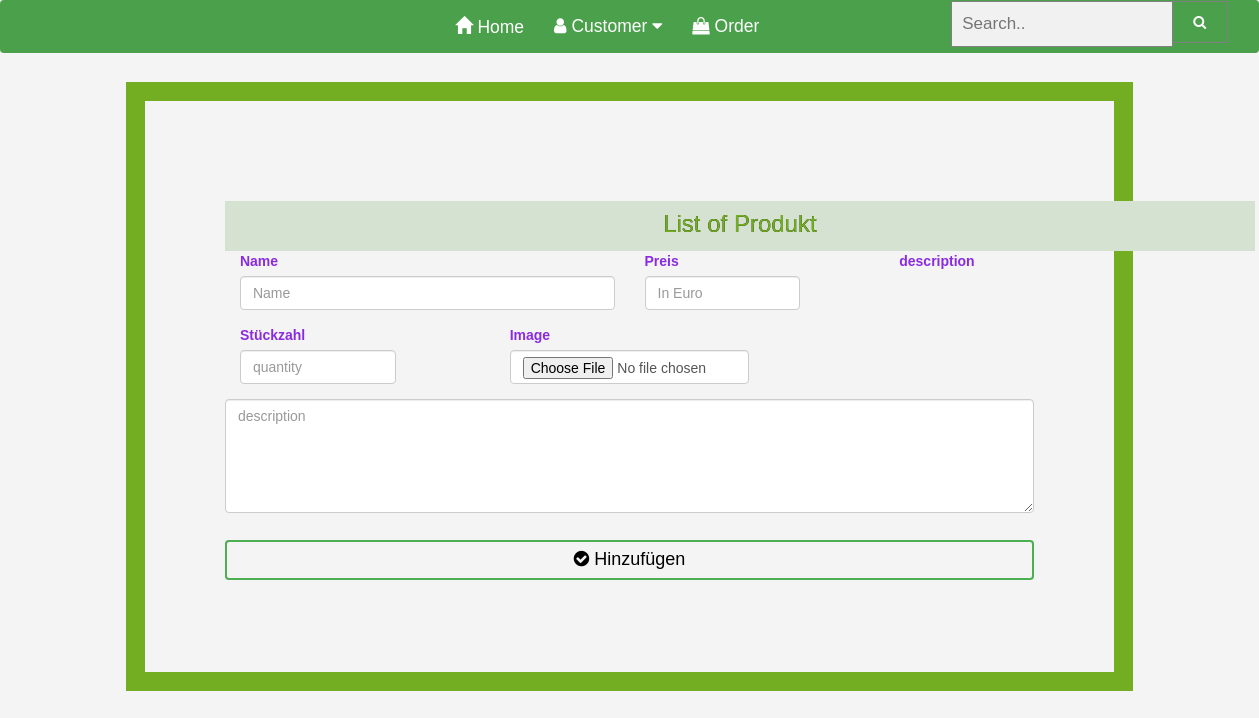
Before: /dashbordSeller.php with the older database file.
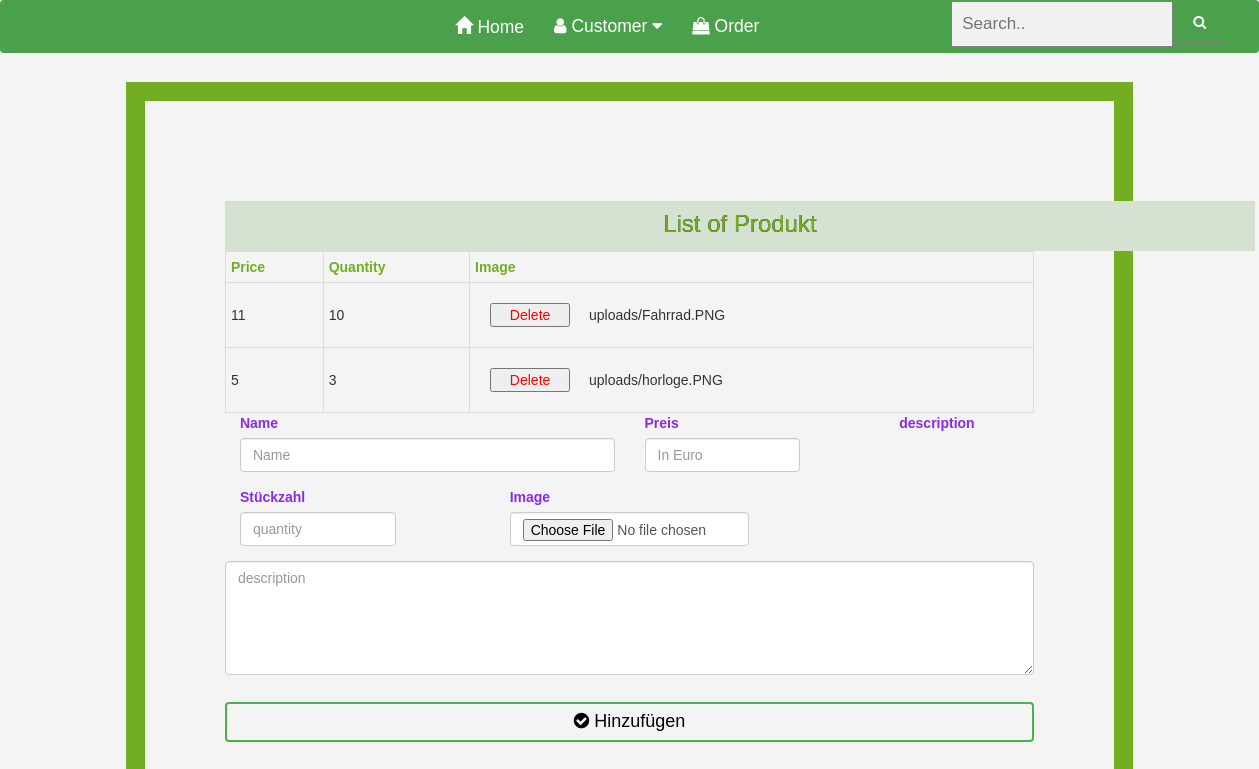
After: the same page with the newer database file.
### tables this page shows
CREATE TABLE Product  (
    
    id INT  AUTO_INCREMENT,
    username VARCHAR(20),
    price VARCHAR(20),
    qty VARCHAR(50),
    Myimage VARCHAR(50),
    Idescription VARCHAR(50),
    CONSTRAINT id PRIMARY KEY (id)
    
   );

### Modell/DAOuser.php (called while the page is built, shortened)
<?php
 class DAOuser implements IDAOuser {
    private function getPDO(){
            $stmt = new PDO('sqlite:bd_shops.sqlite3');
            $stmt->setAttribute(
                PDO::ATTR_ERRMODE,
                PDO::ERRMODE_EXCEPTION
            );
        return    $stmt;
  }
 public function getAllProduct($table) {
        $statement = "SELECT * FROM $table" ;
        $stmt = $this->getPDO()->query($statement);
        $datas = $stmt->fetchAll(PDO::FETCH_ASSOC);
        return   $datas;
    }
}

### dashbordSeller.php (the view, shortened to what this page needs)
<?php
$errors[] = null ;
 ?>
<?php    require('elements/header.php')  ;
require_once('Modell/DAOuser.php');
require_once('CreateTableUser.php');         ?>
<div class="rand">
<div id ="div1">
          <h3> List of Produkt  </h3>
</div>
 <?php
 $table = "product";
$getUser = new DAOuser();
$result = $getUser -> getAllProduct($table);
 ?>
<?php  if(!empty($result)){ ?>
<table id ="user">
  <thead>
   <tr>
     <th colspan="5"> Price </th>
     <th colspan="5" > Quantity </th>
     <th colspan="6"> Image </th>
   </tr>
   </thead>
   <tbody>
<?php
foreach ($result as $account){  ?>
    <tr>
      <td colspan="5" id = <?= $account['username'] ?> > <?= $account['price'] ?> </td>
       <td colspan="5" id = <?= $account['username'] ?> > <?= $account['qty'] ?> </td>
       <td colspan="6">
       <button class="block" id = <?= $account['username'] ?>> Delete </button> <?= $account['Myimage'] ?>
       </td>
    </tr>
<?php
 } ?>
</tbody>
</table>
<?php }   ?>
        <div class="card border-danger">
            <div class="card-body">
                <form action="" method="POST" enctype="multipart/form-data" >
                        <div class="form-group col-md-6">
                            <label for="username" class="col-form-label">Name </label>
                            <input type="text" class="form-control" id="name" name="username" placeholder="Name" required>
                        </div>
                    </div>
                    <div class="form-row">
                        <div class="form-group col-md-4">
                            <label for="price" class="col-form-label">Preis </label>
                            <input  value=" <?= isset($_POST['price'])? htmlentities($_POST['price']): '' ?>" style="width:65%" type="number" id="price" name="price"  class="form-control <?= isset($errors['price'])? 'is-invalid' : ''    ?>" placeholder="In Euro" >
                        </div>
                        <div class="form-group col-md-4">
                            <label for="qty" class="col-form-label">Stückzahl </label>
                            <input  value=" <?= isset($_POST['qty'])? htmlentities($_POST['qty']): '' ?>" style="width:65%" type="number" id="qty" name="qty"  class="form-control <?= isset($errors['qty'])? 'is-invalid' : ''    ?>" placeholder="quantity" >
                           <?php if(isset($errors['qty'])): ?>
                           <div class="invalidText">  <?= $errors['qty'] ?> </div>
                           <?php endif  ?>                        </div>
                        <div class="form-group col-md-4">
                            <label for="Myimage" class="col-form-label">Image </label>
                            <input type="file" class="form-control" name="Myimage" id="image"  placeholder="Image URL">
                        </div>
                    </div>
                    <div class="form-group">
                    <label for="Idescription" class="col-form-label">description  </label>
                        <textarea name="Idescription" id="" rows="5" class="form-control" placeholder="description"></textarea>
                    </div>
                    <button type="submit" name="signup" class="btn btn-success"><i class="fa fa-check-circle"></i> Hinzufügen</button>
            </div>
        </div>

Changed rows visible on the page:
added product: price "11", qty "10", Myimage "uploads/Fahrrad.PNG", price "5", qty "3", Myimage "uploads/horloge.PNG"
Other visible differences:
text now shown: "Price Quantity Image"
